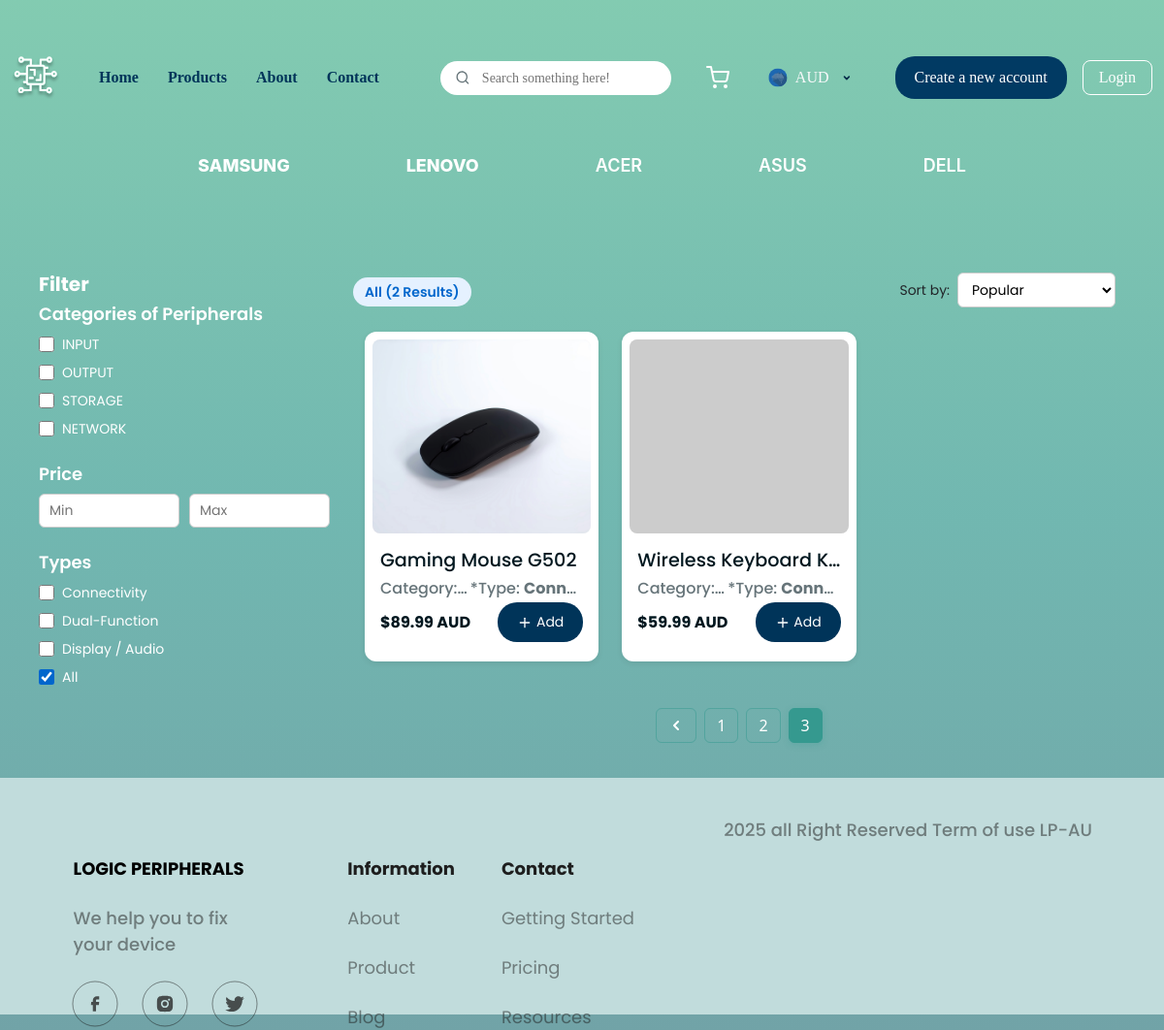
/products?page_num=3, run on the app's committed database.
### tables this page shows
CREATE TABLE IF NOT EXISTS `lpa_category` (
  `lpa_category_ID` int NOT NULL AUTO_INCREMENT,
  `lpa_category_name` varchar(45) NOT NULL,
  `lpa_category_desc` text,
  PRIMARY KEY (`lpa_category_ID`),
  UNIQUE KEY `lpa_category_name_UNIQUE` (`lpa_category_name`)
);

CREATE TABLE IF NOT EXISTS `lpa_type` (
  `lpa_type_ID` int NOT NULL AUTO_INCREMENT,
  `lpa_type_name` varchar(45) NOT NULL,
  `lpa_type_desc` text,
  PRIMARY KEY (`lpa_type_ID`),
  UNIQUE KEY `lpa_type_name_UNIQUE` (`lpa_type_name`)
);

CREATE TABLE IF NOT EXISTS `lpa_stock` (
  `lpa_stock_ID` bigint NOT NULL,
  `lpa_stock_name` varchar(250) NOT NULL,
  `lpa_stock_slug` varchar(255) NOT NULL,
  `lpa_stock_desc` text,
  `lpa_stock_features` text NOT NULL,
  `lpa_stock_onhand` varchar(5) DEFAULT NULL,
  `lpa_stock_price` decimal(7,2) DEFAULT '0.00',
  `lpa_stock_image` longtext,
  `lpa_stock_status` char(1) DEFAULT 'P',
  `lpa_stock_publish_at` datetime DEFAULT NULL,
  `lpa_fk_category_ID` int NOT NULL,
  `lpa_fk_type_ID` int NOT NULL,
  `lpa_invitem_inv_no` varchar(20) NOT NULL,
  PRIMARY KEY (`lpa_stock_ID`),
  UNIQUE KEY `lpa_stock_slug_UNIQUE` (`lpa_stock_slug`),
  KEY `fk_lpa_stock_lpa_category_idx` (`lpa_fk_category_ID`),
  KEY `fk_lpa_stock_lpa_type1_idx` (`lpa_fk_type_ID`),
  CONSTRAINT `fk_lpa_stock_lpa_category` FOREIGN KEY (`lpa_fk_category_ID`) REFERENCES `lpa_category` (`lpa_category_ID`),
  CONSTRAINT `fk_lpa_stock_lpa_type1` FOREIGN KEY (`lpa_fk_type_ID`) REFERENCES `lpa_type` (`lpa_type_ID`)
);

### index.php (called while the page is built, shortened)
<?php
require_once 'includes/config.php';
require_once 'includes/router.php';

### includes/config.php (called while the page is built, shortened)
<?php
require_once APP_PATH . '/helpers/security.php';
function getProductImageUrl(?string $image): string
{
    if (!empty($image)) {
        $productPath = PRODUCT_IMAGE_PATH . $image;
        $testPath = PRODUCT_TEST_IMAGE_PATH . $image;
        if (file_exists($testPath)) {
            return PRODUCT_TEST_IMAGE_URL . $image;
        }
    }
    return PRODUCT_PLACEHOLDER_URL;
}

### helpers/security.php (called while the page is built, shortened)
<?php
if (!function_exists('e')) {
    function e(mixed $value): string {
        return htmlspecialchars((string)$value, ENT_QUOTES | ENT_SUBSTITUTE, 'UTF-8');
    }
}

### pages/products.php (the view, shortened to what this page needs)
<?php
require_once 'includes/config.php';
require_once 'includes/pagination.php';
$conn = Database::getConnection();
$categoryStmt = $conn->prepare( "SELECT * FROM lpa_category");
$categoryStmt->execute();
$categories = $categoryStmt->fetchAll();
$typeStmt = $conn->prepare( "SELECT * FROM lpa_type");
$typeStmt->execute();
$types = $typeStmt->fetchAll();
$pageNum = isset($_GET['page_num']) && is_numeric($_GET['page_num']) ? (int)$_GET['page_num'] : 1;
$pageSize = 9;
$offset   = ($pageNum - 1) * $pageSize;
$baseFrom =
    " FROM lpa_stock s
                 JOIN lpa_category c ON s.lpa_fk_category_ID = c.lpa_category_ID
                 JOIN lpa_type t ON s.lpa_fk_type_ID = t.lpa_type_ID";
$productQuery = "SELECT s.*, c.lpa_category_name, t.lpa_type_name" . $baseFrom;
$countQuery   = "SELECT COUNT(*)" . $baseFrom;
$params     = [];
$conditions = ["(s.lpa_stock_status IN ('P','A','D') OR (s.lpa_stock_status = 'S' AND s.lpa_stock_publish_at <= NOW()))"];
if (!empty($conditions)) {
    $where = " WHERE " . implode(" AND ", $conditions);
    $productQuery .= $where;
    $countQuery   .= $where;
}
$productQuery .= match ($_GET['sort'] ?? '') {
    'price_low_high' => " ORDER BY s.lpa_stock_price ASC",
    'price_high_low' => " ORDER BY s.lpa_stock_price DESC",
    default => " ORDER BY s.lpa_stock_ID DESC",
};
$cacheHit = false;
$products = [];
$totalPages = 0;
if (!$cacheHit) {
    $countStmt = $conn->prepare($countQuery);
    $countStmt->execute($params);
    $totalProducts = (int)$countStmt->fetchColumn();
    $totalPages    = (int)ceil($totalProducts / $pageSize);
    $productQuery .= " LIMIT $offset, $pageSize";
    $productStmt = $conn->prepare($productQuery);
    $productStmt->execute($params);
    $products = $productStmt->fetchAll();
}
function renderProducts(array $products): string {
    foreach ($products as $product):
        $slug = $product['lpa_stock_slug'] ?? (string)$product['lpa_stock_ID'];
        $status = strtoupper((string)($product['lpa_stock_status'] ?? ''));
        $isUnavailable = $status === 'D';
        $cardClasses = 'product-card clickable-card ripple-container';
        $buttonClasses = 'btn btn-sm btn-outline-primary add-to-cart-btn';
        $buttonTitle = $isUnavailable ? 'Product unavailable for purchase' : 'Add to cart';
        ?>
        <div class="col mb-4">
            <div class="<?= htmlspecialchars($cardClasses, ENT_QUOTES) ?>" data-slug="<?= htmlspecialchars($slug) ?>" data-id="<?= htmlspecialchars($product['lpa_stock_ID']) ?>" data-status="<?= htmlspecialchars($status, ENT_QUOTES) ?>">
                <img src="<?= htmlspecialchars(getProductImageUrl($product['lpa_stock_image'] ?? '') ?? '') ?>" alt="<?= ($product['lpa_stock_name'] ?? '') ?>" loading="lazy">
                <div class="product-card-description">
                    <h3 class="text-truncate"><?= htmlspecialchars($product['lpa_stock_name']) ?></h3>
                    <div class="type-category-text">
                        <p class="text-truncate">
                            Category: <strong><?= e($product['lpa_category_name']) ?></strong><br>
                        </p>
                        <p>*</p>
                        <p class="text-truncate">
                            Type: <strong><?= e($product['lpa_type_name']) ?></strong>
                        </p>
                    </div>
                        <div class="product-card-add-cart">
                        <div class="price fw-bolder" data-price-aud="<?= number_format((float)$product['lpa_stock_price'], 2, '.', '') ?>">$<?= number_format((float)$product['lpa_stock_price'], 2) ?> AUD</div>
                        <button data-product-id="<?= htmlspecialchars($product['lpa_stock_ID']); ?>"
                                onclick="addToCartBtn(event)"
                                class="<?= htmlspecialchars($buttonClasses, ENT_QUOTES) ?>"
                                <?= $isUnavailable ? 'disabled aria-disabled="true"' : '' ?>
                                title="<?= htmlspecialchars($buttonTitle) ?>">
                            <svg xmlns="http://www.w3.org/2000/svg" width="16" height="16" viewBox="0 0 24 24" fill="none" stroke="currentColor" stroke-width="2" stroke-linecap="round" stroke-linejoin="round"><line x1="12" y1="5" x2="12" y2="19"></line><line x1="5" y1="12" x2="19" y2="12"></line></svg>
                            Add
                        </button>
                    </div>
                </div>
            </div>
        </div>
    <?php endforeach;
    return ob_get_clean();
}
$productsHtml   = renderProducts($products);
$paginationHtml = renderPagination($pageNum, $totalPages, $_GET);
?>
<form method="GET" id="filter-form" action="index.php">
    <div class="categories">
        <div class="filter-panel" id="filters">
            <h2 class="filter-main-title">Filter</h2>
            <div class="filter-group">
                <h3 class="filter-title">Categories of Peripherals</h3>
                <?php foreach ($categories as $category): ?>
                    <label class="filter-option">
                        <input type="checkbox" name="category[]" value="<?= $category['lpa_category_ID'] ?>"
                            <?= (isset($_GET['category']) && in_array($category['lpa_category_ID'], $_GET['category'])) ? 'checked' : '' ?>>
                        <?= htmlspecialchars($category['lpa_category_name']) ?>
                    </label>
                <?php endforeach; ?>
            </div>
            <div class="filter-group">
                <h3 class="filter-title">Price</h3>
                <div class="price-inputs">
                    <input type="number" name="min_price" min="20" minlength="2" placeholder="Min" value="<?= $_GET['min_price'] ?? '' ?>" class="price-field">
                    <input type="number" name="max_price" min="50" maxlength="5" max="9999" placeholder="Max" value="<?= $_GET['max_price'] ?? '' ?>" class="price-field">
                </div>
            </div>
            <div class="filter-group">
                <h3 class="filter-title">Types</h3>
                <?php foreach ($types as $type): ?>
                    <?php
                        $isAll    = $type['lpa_type_ID'] == 4;
                        $userTypes = $_GET['type'] ?? [];
                        $checked = ($isAll && empty($userTypes)) || (!$isAll && in_array($type['lpa_type_ID'], $userTypes));
                    ?>
                    <label class="filter-option">
                        <input type="checkbox" name="type[]" value="<?= $type['lpa_type_ID'] ?>" <?= $checked ? 'checked' : '' ?> class="type-checkbox" data-type-id="<?= $type['lpa_type_ID'] ?>">
                        <?= htmlspecialchars($type['lpa_type_name']) ?>
                    </label>
                <?php endforeach; ?>
            </div>
        </div>
        <div class="products-container container">
            <div class="products-toolbar">
                <div class="active-filter-label">
                    <?php
                    $activeLabel = (!empty($_GET['q']) || !empty($_GET['query']))
                        ? 'Search'
                        : ((!empty($_GET['category']) || !empty($_GET['type'])) ? 'Filtered' : 'All');
                    ?>
                    <span class="filter-tag <?= ($activeLabel !== 'All') ? 'is-active' : '' ?>" id="results-label">
                      <?= $activeLabel ?> (<?= count($products) ?> Results)
                    </span>
                </div>
                <div class="sort-dropdown">
                    <label for="sort">Sort by:</label>
                    <select id="sort" name="sort">
                        <option value="popular" <?= ($_GET['sort'] ?? '') === 'popular' ? 'selected' : '' ?>>Popular</option>
                    </select>
                </div>
            </div>
            <div class="container p-0">
                <div id="products-list" class="product-grid row row-cols-1 row-cols-sm-2 row-cols-md-3 m-auto">
                    <?= $productsHtml ?>
                </div>
                <div class="mt-4" id="pagination">
                    <?= $paginationHtml ?>
                </div>
            </div>
        </div>
    </div>
</form>

### assets/css/ecomms_style_v1.css (style rules this page uses)
body { margin: 0; line-height: normal; padding: 0; font-size: 20px; background-size: cover; background: linear-gradient( 180deg, var(--gradient-start), var(--gradient-mid) 50%, var(--gradient-end) ) no-repeat fixed center center; box-sizing: border-box; position: relative; overflow-x: hidden; }
html, body { height: 100%; }
.filter-panel { width: 100%; max-width: 300px; background-color: transparent; border-radius: 12px; box-sizing: border-box; margin-bottom: 30px; font-family: "Poppins", sans-serif; position: sticky; top: 20px; align-self: flex-start; }
.filter-group { margin-bottom: 25px; }
.filter-title { font-size: 18px; margin-bottom: 10px; color: #fff; font-weight: 600; }
.filter-option { display: flex; align-items: center; gap: 8px; margin-bottom: 8px; font-size: 14px; color: #ffffff; }
.filter-option input[type="checkbox"] { width: 16px; height: 16px; accent-color: #0066cc; }
.price-inputs { display: flex; flex-direction: row; gap: 10px; flex-wrap: wrap; }
.price-field { flex: 1 1 45%; min-width: 0; padding: 6px 10px; border: 1px solid #ccc; border-radius: 6px; font-size: 14px; box-sizing: border-box; }
.filter-main-title { font-size: 20px; font-weight: 700; color: #ffffff; font-family: Poppins, sans-serif; }
.categories { display: flex; flex-direction: row; gap: 40px; align-items: flex-start; justify-content: flex-start; margin-top: 80px; padding: 20px 190px; flex-wrap: wrap; }
.products-container { flex: 1; display: flex; flex-direction: column; padding: 0; }
.products-toolbar { display: flex; justify-content: space-between; align-items: center; margin-bottom: 25px; padding-right: 10px; }
.active-filter-label { font-size: 18px; font-weight: 600; color: #0066cc; font-family: Poppins, sans-serif; }
.filter-tag { background-color: #e5f1ff; color: #0066cc; padding: 5px 12px; border-radius: 20px; font-weight: 600; font-size: 14px; }
.sort-dropdown { display: flex; align-items: center; gap: 8px; font-size: 14px; font-family: Poppins, sans-serif; }
.sort-dropdown select { padding: 6px 10px; border-radius: 6px; border: 1px solid #ccc; background-color: #fff; font-family: Poppins, sans-serif; font-size: 14px; cursor: pointer; }
.product-card { box-shadow: 0 4px 28px -2px rgba(0, 0, 0, 0.08); border-radius: 12px; background-color: #fdfdfd; display: flex; flex-direction: column; align-items: flex-start; justify-content: flex-start; padding: 8px 8px 0; gap: 8px; }
.product-card h3 { width: 100%; position: relative; font-size: 1.2rem; line-height: 24px; display: inline-block; font-family: Poppins, Verdana, serif; color: #00171f; text-align: left; }
.product-card > .product-card-description { position: relative; width: 100%; display: flex; font-size: 1rem; flex-direction: column; align-items: flex-start; justify-content: flex-start; padding: 8px 8px 20px; box-sizing: border-box; text-align: left; color: #00171f; font-family: Poppins, Verdana, serif; }
.type-category-text, .product-card-add-cart { width: 100%; display: flex; justify-content: space-between; }
.product-card-add-cart { align-items: center; }
.type-category-text > p { color: #667479; margin: 0 0 5px; }
.type-category-text:nth-child(2) { line-height: 18px; font-weight: 500; }
.product-card img { width: 100%; height: 200px; object-fit: cover; border-radius: 8px; background-color: #f5f5f5; }
.clickable-card { cursor: pointer; transition: transform 0.3s ease, box-shadow 0.3s ease; border-radius: 12px; overflow: hidden; background-color: white; box-shadow: 0 2px 6px rgba(0, 0, 0, 0.08); }
.ripple-container { position: relative; overflow: hidden; }
@media (max-width: 1200px) { .categories { padding: 20px 40px; gap: 24px; } }

### assets/css/partials/variables.css (style rules this page uses)
:root { --color-primary: #003459; --color-primary-hover: #caf0f8; --color-secondary: #013a63; --color-secondary-hover: #01497c; --gradient-start: rgba(78, 181, 144, 0.7); --gradient-mid: rgba(53, 153, 143, 0.7); --gradient-end: rgba(53, 124, 130, 0.7); --link-color: #0066cc; --success-color: #aada6f; --success-hover: #96c85d; --cta-color: #b6e67b; --cta-hover: #a3d066; --neutral-bg: rgba(217, 217, 217, 0.45); }

### assets/css/partials/utilities.css (style rules this page uses)
.btn { padding: 10px 20px; border: none; border-radius: 20px; cursor: pointer; transition: background-color 0.3s; }
.container { width: 100%; margin: 0 auto; padding: 0 1rem; }

### data on the page
lpa_category: lpa_category_name "INPUT"
lpa_category: lpa_category_name "OUTPUT"
lpa_category: lpa_category_name "STORAGE"
lpa_category: lpa_category_name "NETWORK"
lpa_type: lpa_type_name "Connectivity"
lpa_type: lpa_type_name "Dual-Function"
lpa_type: lpa_type_name "Display / Audio"
lpa_type: lpa_type_ID "☑", lpa_type_name "All"
lpa_stock: lpa_stock_image (picture), lpa_stock_name "Gaming Mouse G502", lpa_fk_type_ID.lpa_type_name "Conn…"
lpa_stock: lpa_stock_name "Wireless Keyboard…", lpa_fk_type_ID.lpa_type_name "Conn…"

### other printed values
$activeLabel "All"
count($products) "2"
